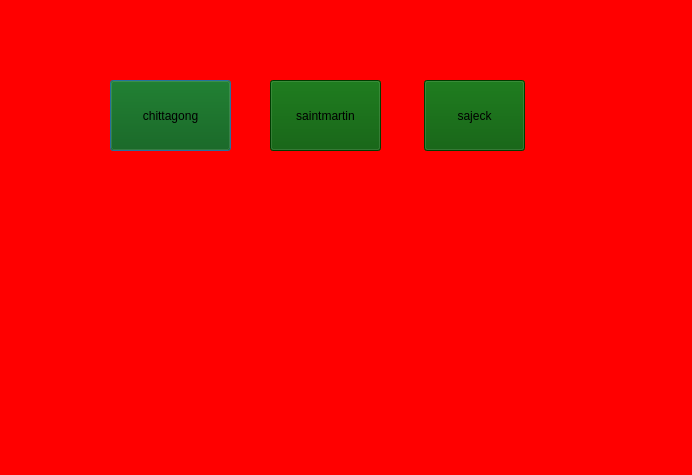
<?xml version="1.0" encoding="UTF-8"?>
<ui version="4.0">
 <class>fourthDialog</class>
 <widget class="QDialog" name="fourthDialog">
  <property name="geometry">
   <rect>
    <x>0</x>
    <y>0</y>
    <width>692</width>
    <height>475</height>
   </rect>
  </property>
  <property name="windowTitle">
   <string>Dialog</string>
  </property>
  <property name="styleSheet">
   <string notr="true">background:rgb(255, 0, 0);</string>
  </property>
  <widget class="QPushButton" name="pushButton_chittagongo">
   <property name="geometry">
    <rect>
     <x>110</x>
     <y>80</y>
     <width>121</width>
     <height>71</height>
    </rect>
   </property>
   <property name="styleSheet">
    <string notr="true">font: 75 14pt &quot;MS Shell Dlg 2&quot;;
background:rgb(0, 85, 0)</string>
   </property>
   <property name="text">
    <string>chittagong</string>
   </property>
  </widget>
  <widget class="QPushButton" name="pushButton_saintmartino">
   <property name="geometry">
    <rect>
     <x>270</x>
     <y>80</y>
     <width>111</width>
     <height>71</height>
    </rect>
   </property>
   <property name="styleSheet">
    <string notr="true">font: 75 14pt &quot;MS Shell Dlg 2&quot;;
background:rgb(0, 85, 0)</string>
   </property>
   <property name="text">
    <string>saintmartin</string>
   </property>
  </widget>
  <widget class="QPushButton" name="pushButton_sajecko">
   <property name="geometry">
    <rect>
     <x>424</x>
     <y>80</y>
     <width>101</width>
     <height>71</height>
    </rect>
   </property>
   <property name="styleSheet">
    <string notr="true">font: 75 14pt &quot;MS Shell Dlg 2&quot;;
background:rgb(0, 85, 0)</string>
   </property>
   <property name="text">
    <string>sajeck</string>
   </property>
  </widget>
 </widget>
 <resources/>
 <connections/>
</ui>
